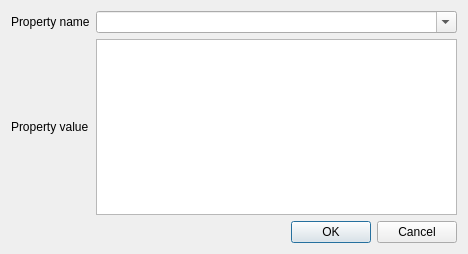
<ui version="4.0" >
 <class>PropertyEdit</class>
 <widget class="QDialog" name="PropertyEdit" >
  <property name="windowModality" >
   <enum>Qt::WindowModal</enum>
  </property>
  <property name="geometry" >
   <rect>
    <x>0</x>
    <y>0</y>
    <width>468</width>
    <height>254</height>
   </rect>
  </property>
  <property name="windowTitle" >
   <string>Edit Property</string>
  </property>
  <layout class="QGridLayout" name="gridLayout" >
   <item row="0" column="0" >
    <widget class="QLabel" name="label" >
     <property name="text" >
      <string>Property name</string>
     </property>
    </widget>
   </item>
   <item row="0" column="1" >
    <widget class="QComboBox" name="comboPropertyName" >
     <property name="windowModality" >
      <enum>Qt::NonModal</enum>
     </property>
     <property name="editable" >
      <bool>true</bool>
     </property>
    </widget>
   </item>
   <item row="1" column="0" >
    <widget class="QLabel" name="label_2" >
     <property name="text" >
      <string>Property value</string>
     </property>
    </widget>
   </item>
   <item row="1" column="1" >
    <widget class="QTextEdit" name="editPropertyValue" >
     <property name="tabChangesFocus" >
      <bool>true</bool>
     </property>
     <property name="acceptRichText" >
      <bool>false</bool>
     </property>
    </widget>
   </item>
   <item row="2" column="0" colspan="2" >
    <widget class="QDialogButtonBox" name="buttonBox" >
     <property name="orientation" >
      <enum>Qt::Horizontal</enum>
     </property>
     <property name="standardButtons" >
      <set>QDialogButtonBox::Cancel|QDialogButtonBox::Ok</set>
     </property>
    </widget>
   </item>
  </layout>
 </widget>
 <resources/>
 <connections>
  <connection>
   <sender>buttonBox</sender>
   <signal>accepted()</signal>
   <receiver>PropertyEdit</receiver>
   <slot>accept()</slot>
   <hints>
    <hint type="sourcelabel" >
     <x>248</x>
     <y>254</y>
    </hint>
    <hint type="destinationlabel" >
     <x>157</x>
     <y>274</y>
    </hint>
   </hints>
  </connection>
  <connection>
   <sender>buttonBox</sender>
   <signal>rejected()</signal>
   <receiver>PropertyEdit</receiver>
   <slot>reject()</slot>
   <hints>
    <hint type="sourcelabel" >
     <x>316</x>
     <y>260</y>
    </hint>
    <hint type="destinationlabel" >
     <x>286</x>
     <y>274</y>
    </hint>
   </hints>
  </connection>
 </connections>
</ui>
